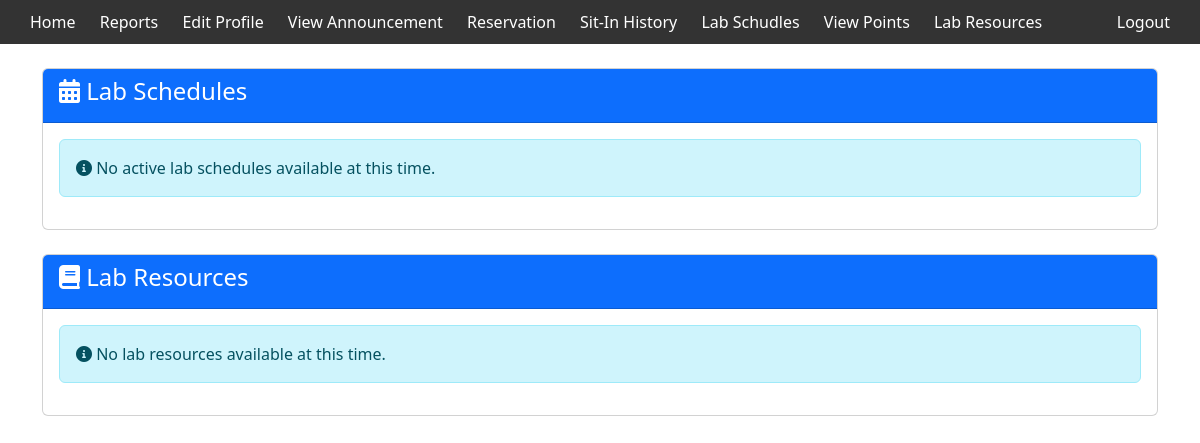
Page /lab_schedule_student.php (signed in) on the earlier database version.
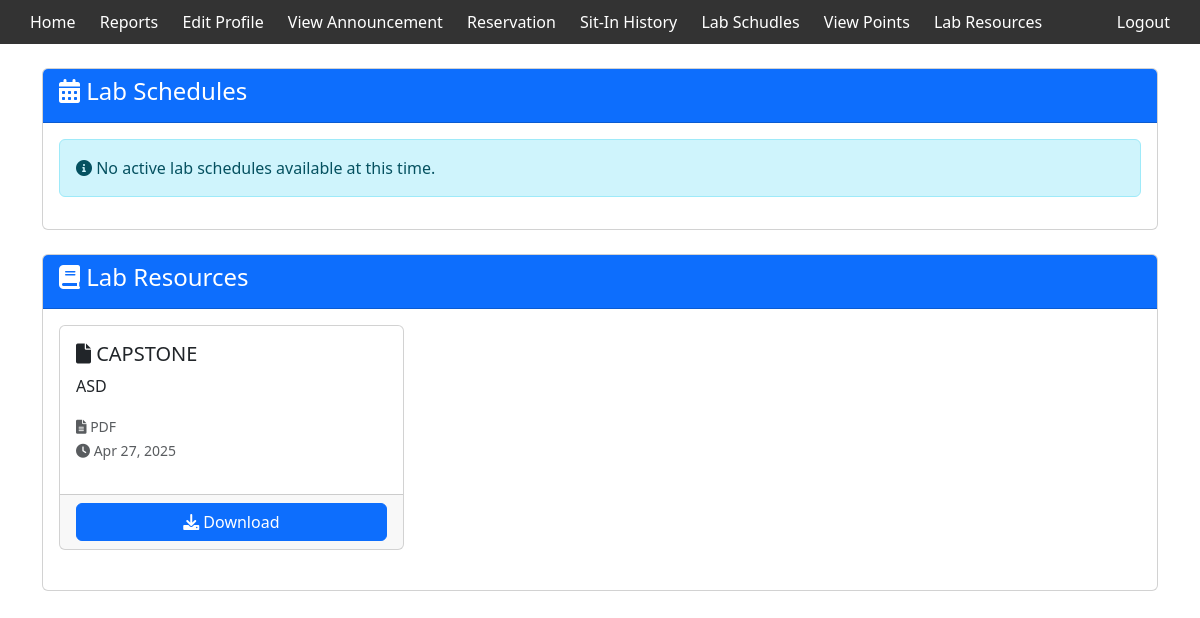
Same page on the later database version.
### tables this page shows
CREATE TABLE `lab_resources` (
  `id` int(11) NOT NULL,
  `title` varchar(255) NOT NULL,
  `description` text DEFAULT NULL,
  `file_name` varchar(255) NOT NULL,
  `file_path` varchar(255) NOT NULL,
  `file_type` varchar(50) NOT NULL,
  `file_size` int(11) NOT NULL,
  `uploaded_by` varchar(50) NOT NULL,
  `is_active` tinyint(1) DEFAULT 1,
  `uploaded_at` timestamp NOT NULL DEFAULT current_timestamp()
);

### lab_schedule_student.php (the view, shortened to what the changed rows need)
<?php
include 'db_connect.php';
$resources = $conn->query("SELECT * FROM lab_resources WHERE is_active = 1 ORDER BY uploaded_at DESC");
?>
<!DOCTYPE html>
<html>
<head>
    <link href="https://cdn.jsdelivr.net/npm/bootstrap@5.3.0/dist/css/bootstrap.min.css" rel="stylesheet">
    <link rel="stylesheet" href="https://cdnjs.cloudflare.com/ajax/libs/font-awesome/6.0.0/css/all.min.css">
</head>
<body>
<div class="container mt-4">
    <div class="card">
        <div class="card-body">
            <?php if ($resources->num_rows > 0): ?>
                <div class="row">
                    <?php while ($resource = $resources->fetch_assoc()): ?>
                        <div class="col-md-4 mb-4">
                            <div class="card resource-card h-100">
                                <div class="card-body">
                                    <h5 class="card-title">
                                        <i class="fas fa-file"></i> <?= htmlspecialchars($resource['title']) ?>
                                    </h5>
                                    <?php if ($resource['description']): ?>
                                        <p class="card-text"><?= htmlspecialchars($resource['description']) ?></p>
                                    <?php endif; ?>
                                    <p class="text-muted">
                                        <small>
                                            <i class="fas fa-file-alt"></i> <?= strtoupper($resource['file_type']) ?>
                                            <br>
                                            <i class="fas fa-clock"></i> <?= date('M j, Y', strtotime($resource['uploaded_at'])) ?>
                                        </small>
                                    </p>
                                </div>
                                <div class="card-footer">
                                    <a href="<?= htmlspecialchars($resource['file_path']) ?>"
                                       class="btn btn-primary w-100"
                                       download="<?= htmlspecialchars($resource['file_name']) ?>">
                                       <i class="fas fa-download"></i> Download
                                    </a>
                                </div>
                            </div>
                        </div>
                    <?php endwhile; ?>
                </div>
            <?php else: ?>
                <div class="alert alert-info">
                    <i class="fas fa-info-circle"></i> No lab resources available at this time.
                </div>
            <?php endif; ?>
        </div>
    </div>
</div>
</body>
</html>

Differences in the rows shown:
added lab_resources: title "CAPSTONE", description "ASD", file_type "PDF", uploaded_at "Apr 27, 2025"
Other differences:
text no longer shown: "No lab resources available at this time."
